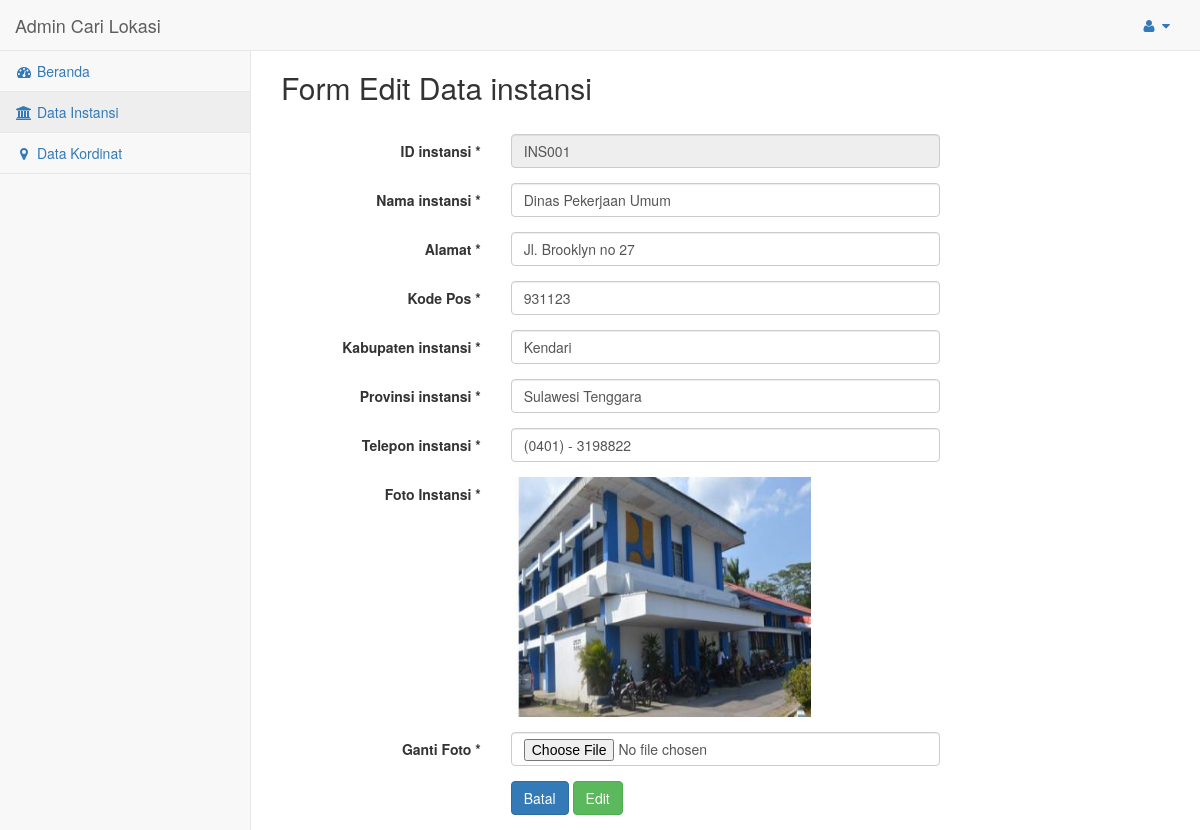
/admin/media.php?module=instansi&act=edit&id=INS001 (signed in), run on the app's committed database.
### tables this page shows
CREATE TABLE IF NOT EXISTS `tabel_instansi` (
  `id_instansi` varchar(6) NOT NULL,
  `nm_instansi` varchar(50) NOT NULL,
  `alamat_instansi` varchar(50) NOT NULL,
  `kodepos` int(5) NOT NULL,
  `kab_instansi` varchar(50) NOT NULL,
  `prop_instansi` varchar(50) NOT NULL,
  `telpon` varchar(20) NOT NULL,
  `foto` varchar(200) NOT NULL
);

### admin/modul/instansi/instansi.php (the view, shortened to what this page needs)
<?php
$aksi="modul/instansi/aksi_instansi.php";
switch($_GET[act]){
	case "edit":
	$ambil=mysql_query("select id_instansi, nm_instansi, alamat_instansi, kodepos, kab_instansi, prop_instansi, telpon, foto from tabel_instansi where id_instansi='$_GET[id]'");
	$t=mysql_fetch_array($ambil);
	echo "
	<div class='row'>
                        <div class='col-md-12 col-sm-12 col-xs-12'>
                            <div class='x_panel'>
                                <div class='x_title'>
                                    <h2>Form Edit Data instansi</h2>
                                </div>
                                <div class='x_content'>
                                    <br />
                                    <form action='$aksi?module=instansi&act=edit' method='post' id='demo-form2' data-parsley-validate enctype='multipart/form-data' class='form-horizontal form-label-left'>
                                        <div class='form-group'>
                                            <label class='control-label col-md-3 col-sm-3 col-xs-12' for='first-name'>ID instansi <span class='required'>*</span>
                                            </label>
                                            <div class='col-md-6 col-sm-6 col-xs-12'>
                                                <input type='text' id='first-name' name='id' required='required' class='form-control col-md-7 col-xs-12' value='$t[id_instansi]' readonly>
                                            </div>
                                        </div>
                                        <div class='form-group'>
                                            <label class='control-label col-md-3 col-sm-3 col-xs-12' for='last-name'>Nama instansi <span class='required'>*</span>
                                            </label>
                                            <div class='col-md-6 col-sm-6 col-xs-12'>
                                                <input type='text' id='last-name' name='nama' value='$t[nm_instansi]' required='required' class='form-control col-md-7 col-xs-12'>
                                            </div>
                                        </div>
                                       <div class='form-group'>
                                            <label class='control-label col-md-3 col-sm-3 col-xs-12' for='last-name'>Alamat <span class='required'>*</span>
                                            </label>
                                            <div class='col-md-6 col-sm-6 col-xs-12'>
                                                <input type='text' id='last-name' name='alamat' value='$t[alamat_instansi]' required='required' class='form-control col-md-7 col-xs-12'>
                                            </div>
                                        </div>
										<div class='form-group'>
                                            <label class='control-label col-md-3 col-sm-3 col-xs-12' for='last-name'>Kode Pos <span class='required'>*</span>
                                            </label>
                                            <div class='col-md-6 col-sm-6 col-xs-12'>
                                                <input type='text' id='last-name' name='kode' value='$t[kodepos]' required='required' class='form-control col-md-7 col-xs-12'>
                                            </div>
                                        </div>
										<div class='form-group'>
                                            <label class='control-label col-md-3 col-sm-3 col-xs-12' for='last-name'>Kabupaten instansi <span class='required'>*</span>
                                            </label>
                                            <div class='col-md-6 col-sm-6 col-xs-12'>
                                                <input type='text' id='last-name' name='kab' value='$t[kab_instansi]' required='required' class='form-control col-md-7 col-xs-12'>
                                            </div>
                                        </div>
										<div class='form-group'>
                                            <label class='control-label col-md-3 col-sm-3 col-xs-12' for='last-name'>Provinsi instansi <span class='required'>*</span>
                                            </label>
                                            <div class='col-md-6 col-sm-6 col-xs-12'>
                                                <input type='text' id='last-name' name='prov' value='$t[prop_instansi]' required='required' class='form-control col-md-7 col-xs-12'>
                                            </div>
                                        </div>
										<div class='form-group'>
                                            <label class='control-label col-md-3 col-sm-3 col-xs-12' for='last-name'>Telepon instansi <span class='required'>*</span>
                                            </label>
                                            <div class='col-md-6 col-sm-6 col-xs-12'>
                                                <input type='text' id='last-name' name='telp' value='$t[telpon]' required='required' class='form-control col-md-7 col-xs-12'>
                                            </div>
                                        </div>
										<div class='form-group'>
                                            <label class='control-label col-md-3 col-sm-3 col-xs-12' for='last-name'>Foto Instansi <span class='required'>*</span>
                                            </label>
                                            <div class='col-md-6 col-sm-6 col-xs-12'>";
											if($t[foto]==""){
												echo "<img src='image_instansi/no.jpg' width='300' height='240' />";
											} else {
											echo "<img src='image_instansi/medium_$t[foto]' width='300' height='240' />";
											}
                                                echo"
                                            </div>
                                        </div>
										<div class='form-group'>
                                            <label class='control-label col-md-3 col-sm-3 col-xs-12' for='last-name'>Ganti Foto <span class='required'>*</span>
                                            </label>
                                            <div class='col-md-6 col-sm-6 col-xs-12'>
                                                <input type='file' id='last-name' name='fupload' placeholder='Image File' required='required' class='form-control col-md-7 col-xs-12'>
                                            </div>
                                        </div>
                                        <div class='ln_solid'></div>
                                        <div class='form-group'>
                                            <div class='col-md-6 col-sm-6 col-xs-12 col-md-offset-3'>
                                                <button type='reset' class='btn btn-primary' onclick=self.history.back()>Batal</button>
                                                <button type='submit' class='btn btn-success'>Edit</button>
                                            </div>
                                        </div>
                                    </form>
                                </div>
                            </div>
                        </div>
                   </div>
	";
	break;
}
?>

### data on the page
tabel_instansi: id "INS001", nama "Dinas Pekerjaan Umum", alamat "Jl. Brooklyn no 27", kode "931123", kab "Kendari", prov "Sulawesi Tenggara", telp "(0401) - 3198822", foto (picture)
